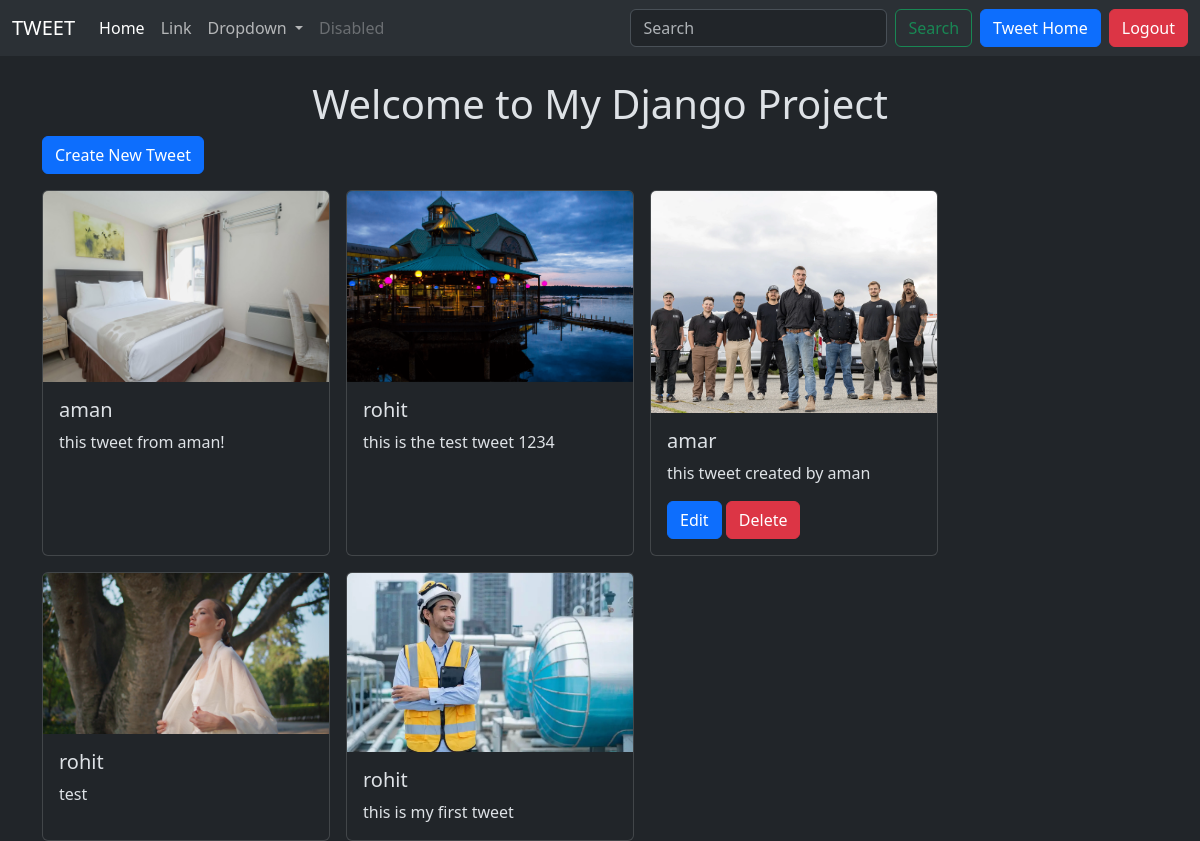
Page /tweet/ (signed in) on the committed database.
### tweet/models.py (models this page shows, shortened)
class Tweet(models.Model):
    user = models.ForeignKey(User, on_delete=models.CASCADE)
    text = models.TextField(max_length=240)
    photo = models.ImageField(upload_to='photos/', blank=True, null=True)
    created_at = models.DateTimeField(auto_now_add=True)
    updated_at = models.DateTimeField(auto_now=True)

### tweet/views.py (the view)
# urls.py: path('', views.tweet_list, name='tweet_list'),
def tweet_list(request):
    tweets = Tweet.objects.all().order_by('-created_at')
    return render(request, 'tweet_list.html', {'tweets': tweets})

### tweet/templates/tweet_list.html (shortened to what this page needs)
{% extends 'layout.html' %}
{% block content %}
<h1 class="text-center mt-4">Welcome to My Django Project</h1>
<a href="{% url 'tweet_create' %}" class="btn btn-primary mb-3">Create New Tweet</a>
<div class="container row gap-3">
    {% for tweet in tweets %}
    <div class="card p-0" style="width: 18rem;">
  <img src="{{ tweet.photo.url }}" class="card-img-top" alt="...">
  <div class="card-body">
    <h5 class="card-title">{{ tweet.user.username }}</h5>
    <p class="card-text">{{ tweet.text }}</p>
    {% if user == tweet.user %}
    <a href="{% url 'tweet_edit' tweet.id %}" class="btn btn-primary">Edit</a>
    <a href="{% url 'tweet_delete' tweet.id %}" class="btn btn-danger">Delete</a>
    {% endif %}
  </div>
</div>
    {% endfor %}
</div>
{% endblock %}

### rows in the picture
Tweet: photo (picture), user.username "aman", text "this tweet from aman!"
Tweet: photo (picture), user.username "rohit", text "this is the test tweet 1234"
Tweet: photo (picture), user.username "amar", text "this tweet created by aman", shows "Edit"
Tweet: photo (picture), user.username "rohit", text "test"
Tweet: photo (picture), user.username "rohit", text "this is my first tweet"
